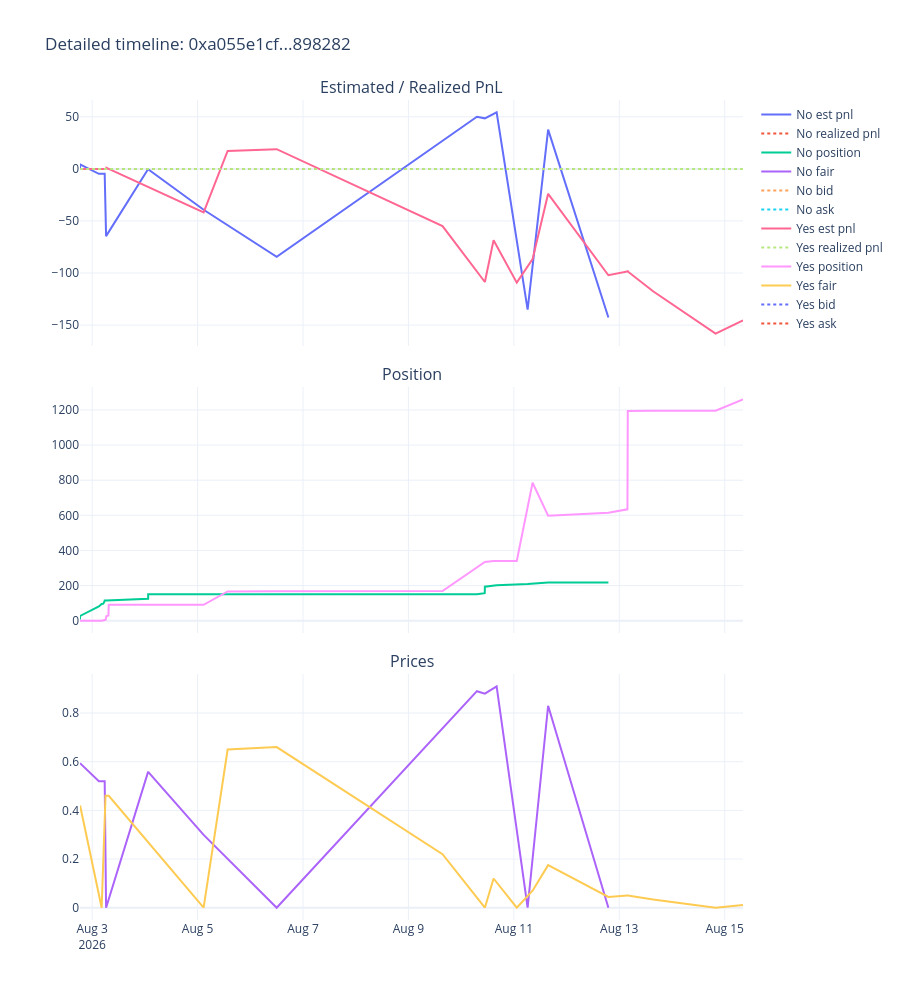

Notebook code for this chart:
### Code cell
timeline = events[events['row_type'] == 'stats'][['dt', 'token_id', 'outcome', 'position_after', 'realized_pnl', 'est_pnl', 'best_bid', 'best_ask', 'fair_price', 'vwap5m', 'vwap15m', 'vwap1h']].copy()
timeline = timeline.sort_values(['dt', 'token_id']).reset_index(drop=True)

fig = make_subplots(rows=3, cols=1, shared_xaxes=True, vertical_spacing=0.05,
                     subplot_titles=('Estimated / Realized PnL', 'Position', 'Prices'))

for token_id, grp in timeline.groupby('token_id', sort=False):
    label = grp['outcome'].iloc[0]
    fig.add_trace(go.Scatter(x=grp['dt'], y=grp['est_pnl'], name=f'{label} est pnl', mode='lines'), row=1, col=1)
    fig.add_trace(go.Scatter(x=grp['dt'], y=grp['realized_pnl'], name=f'{label} realized pnl', mode='lines', line=dict(dash='dot')), row=1, col=1)
    fig.add_trace(go.Scatter(x=grp['dt'], y=grp['position_after'], name=f'{label} position', mode='lines'), row=2, col=1)
    fig.add_trace(go.Scatter(x=grp['dt'], y=grp['fair_price'], name=f'{label} fair', mode='lines'), row=3, col=1)
    fig.add_trace(go.Scatter(x=grp['dt'], y=grp['best_bid'], name=f'{label} bid', mode='lines', line=dict(dash='dot')), row=3, col=1)
    fig.add_trace(go.Scatter(x=grp['dt'], y=grp['best_ask'], name=f'{label} ask', mode='lines', line=dict(dash='dot')), row=3, col=1)

fig.update_layout(height=1000, template='plotly_white', title=f'Detailed timeline: {best_cid[:10]}...{best_cid[-6:]}')
fig.show()
